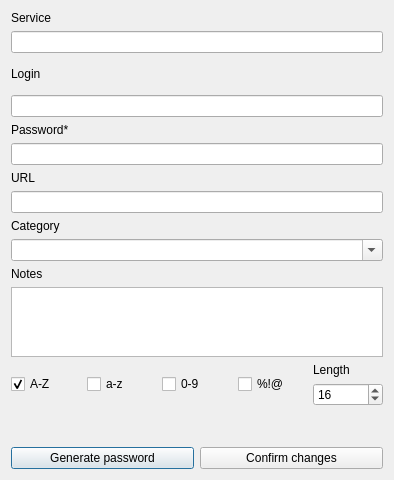
<?xml version="1.0" encoding="UTF-8"?>
<ui version="4.0">
 <class>Dialog</class>
 <widget class="QDialog" name="Dialog">
  <property name="geometry">
   <rect>
    <x>0</x>
    <y>0</y>
    <width>394</width>
    <height>480</height>
   </rect>
  </property>
  <property name="windowTitle">
   <string>Vaultary - password edit</string>
  </property>
  <layout class="QGridLayout" name="gridLayout" rowstretch="1,1,1,1,1,1,1,1,1,1" columnstretch="0,0">
   <item row="7" column="0" colspan="2">
    <layout class="QGridLayout" name="gridLayout_2">
     <item row="0" column="4">
      <widget class="QLabel" name="length_label">
       <property name="text">
        <string>Length</string>
       </property>
      </widget>
     </item>
     <item row="0" column="0" rowspan="2">
      <widget class="QCheckBox" name="capital_checkBox">
       <property name="text">
        <string>A-Z</string>
       </property>
       <property name="checked">
        <bool>true</bool>
       </property>
      </widget>
     </item>
     <item row="0" column="1" rowspan="2">
      <widget class="QCheckBox" name="lowercase_checkBox">
       <property name="text">
        <string>a-z</string>
       </property>
      </widget>
     </item>
     <item row="0" column="2" rowspan="2">
      <widget class="QCheckBox" name="numbers_checkBox">
       <property name="text">
        <string>0-9</string>
       </property>
      </widget>
     </item>
     <item row="0" column="3" rowspan="2">
      <widget class="QCheckBox" name="symbols_checkBox">
       <property name="text">
        <string>%!@</string>
       </property>
      </widget>
     </item>
     <item row="1" column="4">
      <widget class="QSpinBox" name="length_spinBox">
       <property name="minimum">
        <number>1</number>
       </property>
       <property name="maximum">
        <number>64</number>
       </property>
       <property name="value">
        <number>16</number>
       </property>
      </widget>
     </item>
    </layout>
   </item>
   <item row="4" column="0" colspan="2">
    <layout class="QVBoxLayout" name="verticalLayout_5">
     <item>
      <widget class="QLabel" name="url_label">
       <property name="text">
        <string>URL</string>
       </property>
      </widget>
     </item>
     <item>
      <widget class="QLineEdit" name="url_lineEdit"/>
     </item>
    </layout>
   </item>
   <item row="9" column="0" colspan="2">
    <layout class="QHBoxLayout" name="horizontalLayout">
     <item>
      <widget class="QPushButton" name="generate_pushButton">
       <property name="text">
        <string>Generate password</string>
       </property>
      </widget>
     </item>
     <item>
      <widget class="QPushButton" name="confirm_pushButton">
       <property name="text">
        <string>Confirm changes</string>
       </property>
      </widget>
     </item>
    </layout>
   </item>
   <item row="0" column="0" colspan="2">
    <layout class="QVBoxLayout" name="verticalLayout">
     <item>
      <widget class="QLabel" name="service_label">
       <property name="text">
        <string>Service</string>
       </property>
      </widget>
     </item>
     <item>
      <widget class="QLineEdit" name="service_lineEdit"/>
     </item>
    </layout>
   </item>
   <item row="1" column="0" rowspan="2" colspan="2">
    <layout class="QVBoxLayout" name="verticalLayout_2">
     <item>
      <widget class="QLabel" name="login_label">
       <property name="text">
        <string>Login</string>
       </property>
      </widget>
     </item>
     <item>
      <widget class="QLineEdit" name="login_lineEdit"/>
     </item>
    </layout>
   </item>
   <item row="3" column="0" colspan="2">
    <layout class="QVBoxLayout" name="verticalLayout_3">
     <item>
      <widget class="QLabel" name="password_label">
       <property name="text">
        <string>Password*</string>
       </property>
      </widget>
     </item>
     <item>
      <widget class="QLineEdit" name="password_lineEdit"/>
     </item>
    </layout>
   </item>
   <item row="6" column="0" colspan="2">
    <layout class="QVBoxLayout" name="verticalLayout_6">
     <item>
      <widget class="QLabel" name="notes_label">
       <property name="text">
        <string>Notes</string>
       </property>
      </widget>
     </item>
     <item>
      <widget class="QPlainTextEdit" name="notes_plainTextEdit"/>
     </item>
    </layout>
   </item>
   <item row="5" column="0" colspan="2">
    <layout class="QVBoxLayout" name="verticalLayout_4">
     <item>
      <widget class="QLabel" name="category_label">
       <property name="text">
        <string>Category</string>
       </property>
      </widget>
     </item>
     <item>
      <widget class="QComboBox" name="category_comboBox">
       <property name="editable">
        <bool>true</bool>
       </property>
      </widget>
     </item>
    </layout>
   </item>
   <item row="8" column="0" colspan="2">
    <layout class="QHBoxLayout" name="horizontalLayout_2">
     <item>
      <widget class="QLabel" name="error_label">
       <property name="text">
        <string/>
       </property>
      </widget>
     </item>
    </layout>
   </item>
  </layout>
 </widget>
 <resources/>
 <connections/>
</ui>
